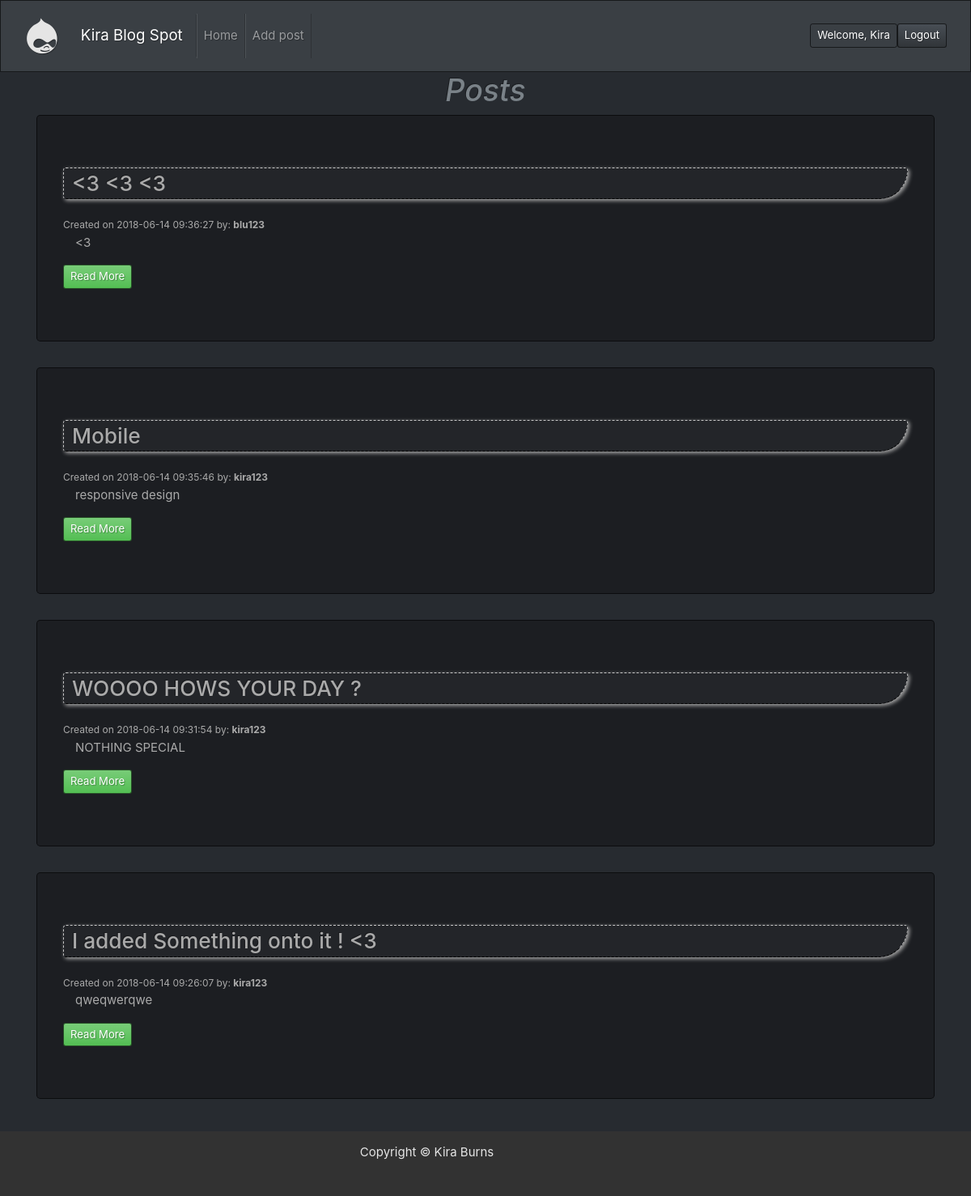
The page /landing-page.php (signed in) on the database its author committed.
### tables this page shows
CREATE TABLE `posts` (
  `post_id` int(11) NOT NULL,
  `post_title` varchar(255) NOT NULL,
  `post_body` text NOT NULL,
  `post_author` varchar(255) NOT NULL,
  `created_at` timestamp NOT NULL DEFAULT CURRENT_TIMESTAMP
);

### landing-page.php (the view, shortened to what this page needs)
<?php
require('config/db.php');
  $query = 'SELECT * FROM posts ORDER BY created_at DESC';
  $result = mysqli_query($db, $query);
  while($post = $result -> fetch_array()){
    $posts[] = $post;
  }
?>
<!DOCTYPE html>
<html>
<head>
  <link rel="stylesheet" type="text/css" href="css/bootstrap.min.css">
  <link rel="stylesheet" type="text/css" href="css/style.css">
  <link href="css/fontawesome-all.css" rel="stylesheet">
</head>
<body>
<nav class="navbar navbar-expand-lg navbar-dark bg-primary">
  <div class="container">
  <i class="fab fa-drupal"></i><a class="navbar-brand" href="landing-page.php">Kira Blog Spot</a>
    <div class="collapse navbar-collapse" id="navbarColor01">
      <ul class="navbar-nav mr-auto">
        <li class="nav-item">
          <a class="nav-link" href="landing-page.php">Home <span class="sr-only">(current)</span></a>
        </li>
        <li class="nav-item">
         <a class="nav-link" href="<?php echo ROOT_URL; ?>addpost.php">Add post</a>
       </li>
      </ul>
      <a href="" class="btn btn-sm">Welcome, <?php echo htmlspecialchars($_SESSION['username']); ?></a>
	      <a href="logout.php" class="btn btn-primary btn-sm">Logout</a>
      </div>
    </div>
  </nav>
  <div class="container">
      <h1 class="text-center text-muted"><em>Posts</em></h1>
      <?php foreach($posts as $post) : ?>
        <div class="jumbotron">
          <h3><?php echo $post['post_title']; ?></h3>
          <small>Created on <?php echo $post['created_at']; ?> by: <strong><?php echo $post['post_author']; ?></strong></small>
          <p><?php echo $post['post_body']; ?></p>
          <a href="<?php echo ROOT_URL; ?>post.php?id=<?php echo $post['post_id']; ?>" class="btn btn-success btn-sm">Read More</a>
        </div>
      <?php endforeach; ?>
  </div>
  <?php include('inc/footer.php'); ?>

### css/style.css (style rules this page uses)
html { position: relative; min-height: 100%; font-family: Arial, Helvetica, sans-serif; }
body { margin-bottom: 15vh; }
i { font-size: 50px; padding-right: 0.2em; color: #e5e5e5; }

### rows shown on the page
posts: post_title "<3 <3 <3", created_at "2018-06-14 09:36:27", post_author "blu123", post_body "<3"
posts: post_title "Mobile", created_at "2018-06-14 09:35:46", post_author "kira123", post_body "responsive design"
posts: post_title "WOOOO HOWS YOUR DAY ?", created_at "2018-06-14 09:31:54", post_author "kira123", post_body "NOTHING SPECIAL"
posts: post_title "I added Something onto it ! <3", created_at "2018-06-14 09:26:07", post_author "kira123", post_body "qweqwerqwe"

### other values the page prints
$_SESSION['username'] "Kira"
